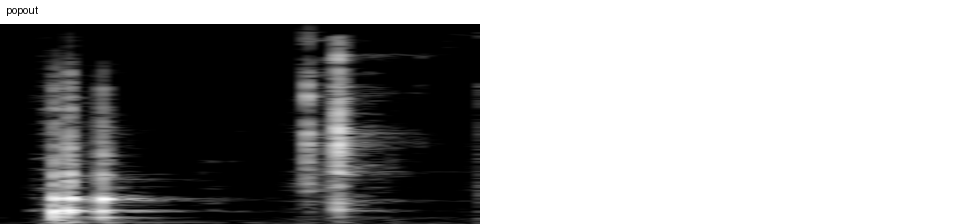

This figure's Python source:
# 检查新素材：峰值、起音时刻、频谱平坦度（越接近 1 越像白噪声），并画频谱图拼成一张对照表。
# 用法：python -I sfx/inspect.py name1 name2 ...
import os, subprocess, sys
import numpy as np
from PIL import Image, ImageDraw
SR = 44100
HERE = os.path.dirname(os.path.abspath(__file__))
tiles = []
for name in sys.argv[1:]:
    raw = subprocess.run(["ffmpeg", "-v", "error", "-i", os.path.join(HERE, "raw", f"{name}.flac"), "-ac", "1", "-ar", str(SR), "-f", "f32le", "-"], capture_output=True, check=True).stdout
    x = np.frombuffer(raw, np.float32)
    env = np.convolve(np.abs(x), np.ones(441) / 441, mode="same")
    onset = np.argmax(env > env.max() * 0.3) / SR
    n, hop = 2048, 512
    frames = np.lib.stride_tricks.sliding_window_view(x, n)[::hop] * np.hanning(n)
    S = np.abs(np.fft.rfft(frames, axis=1)) + 1e-9
    flat = np.exp(np.log(S).mean(axis=1)) / S.mean(axis=1)
    loud = env[::hop][: len(flat)] > env.max() * 0.2
    print(f"{name:9s} dur {len(x)/SR:4.2f}s  peak {20*np.log10(np.abs(x).max()+1e-9):6.1f} dBFS  onset {onset:4.2f}s  flatness(loud) {flat[loud].mean():.2f}")
    db = 20 * np.log10(S.T[:400][::-1])
    db = np.clip((db - db.max() + 70) / 70, 0, 1)
    im = Image.fromarray((db * 255).astype(np.uint8)).resize((480, 200))
    tile = Image.new("RGB", (480, 224), "white"); tile.paste(im.convert("RGB"), (0, 24))
    ImageDraw.Draw(tile).text((6, 4), name, fill="black"); tiles.append(tile)
sheet = Image.new("RGB", (960, 224 * ((len(tiles) + 1) // 2)), "white")
for i, t in enumerate(tiles): sheet.paste(t, ((i % 2) * 480, (i // 2) * 224))
sheet.save(os.path.join(HERE, "inspect.png"))
